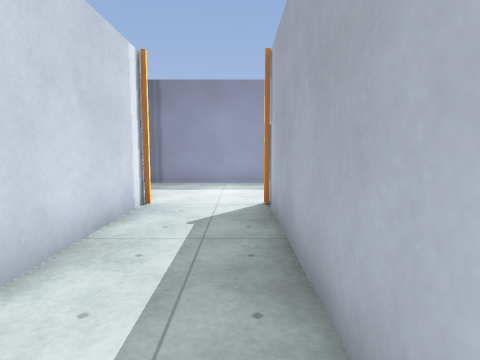
view 1 (above)

17 first-person views from a walk through a level from a Godot 3-D game. The camera is 1.2 m above the floor, tilts 6° down and sees 75° across. Doors that lead somewhere are drawn open, without their leaves. The floor is counted in squares, 1 m on a side. Each view is taken from the middle of a square. On the plan, view 1 faces up. The plan holds only what a view shows up to about 13 squares ahead; the rest is blank. Characters and animated objects are not drawn. Surface patterns are stand-ins for the level's own textures.

view 2
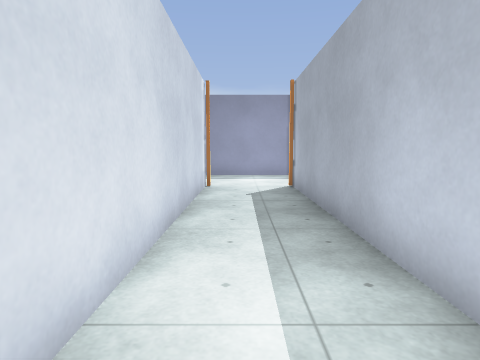

view 3
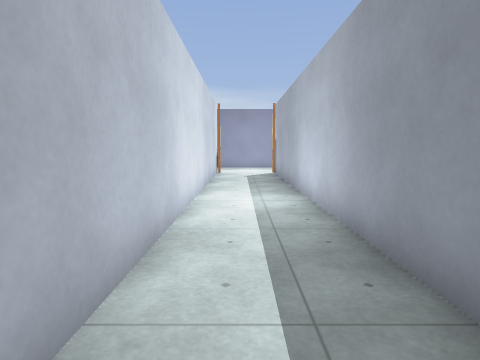

view 4
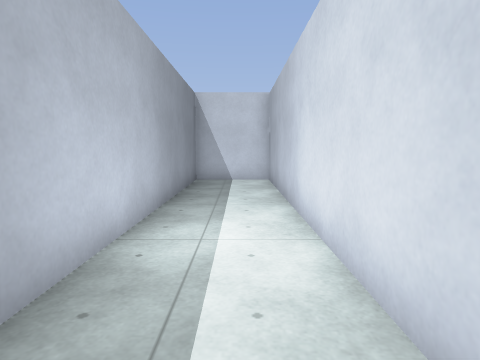

view 5
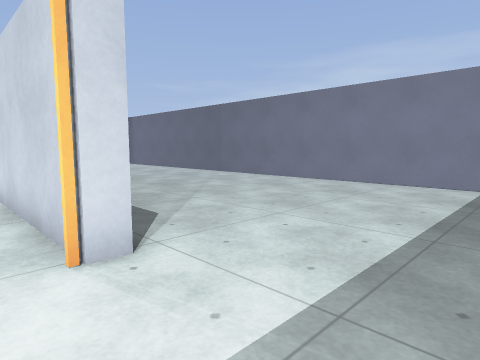

view 6
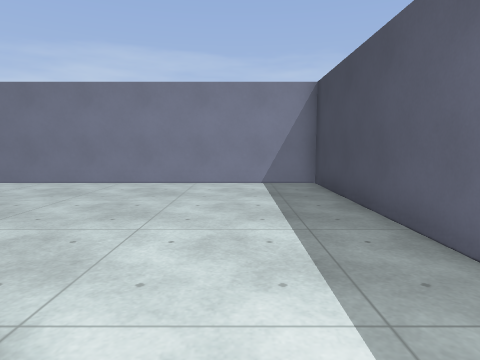

view 7
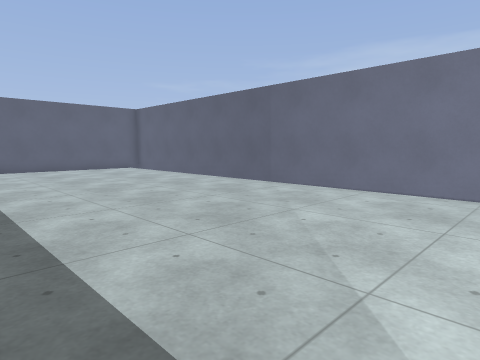

view 8
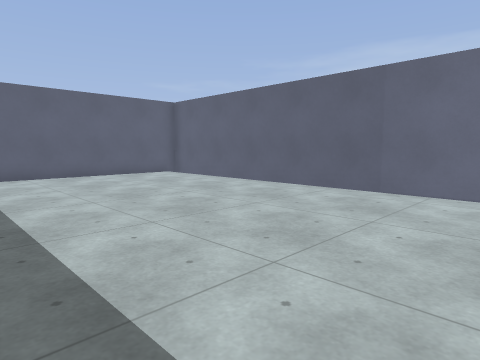

view 9
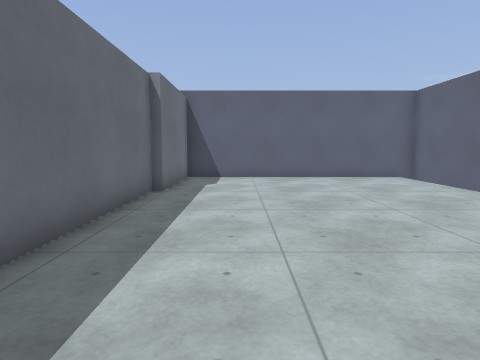

view 10
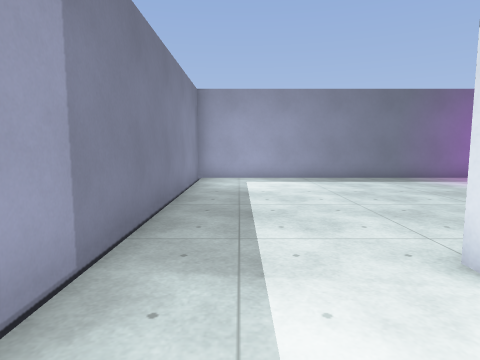

view 11
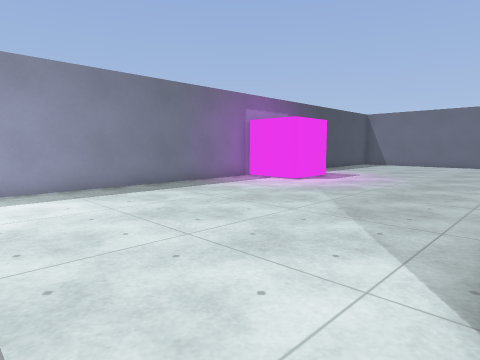

view 12
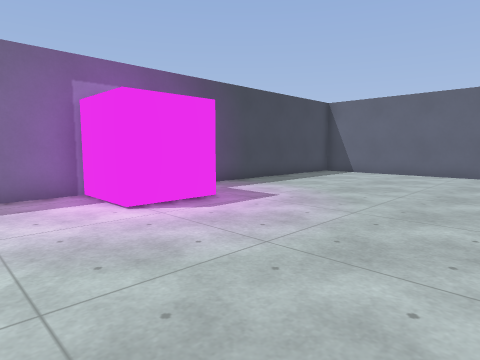

view 13
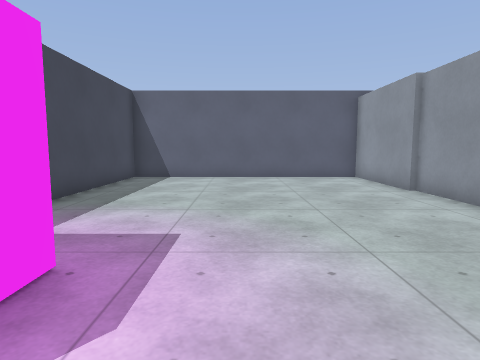

view 14
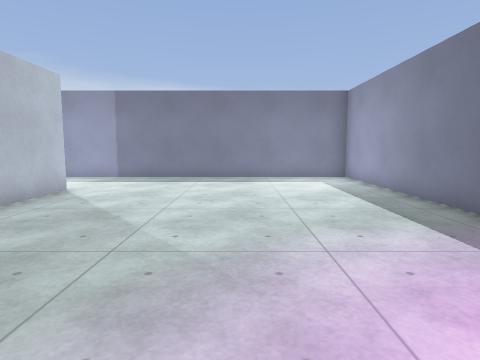

view 15
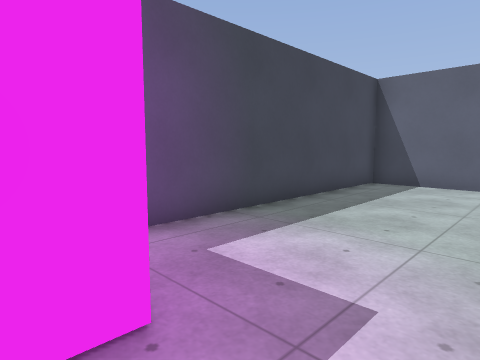

view 16
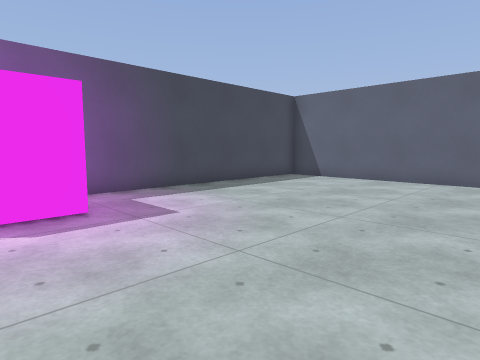

view 17
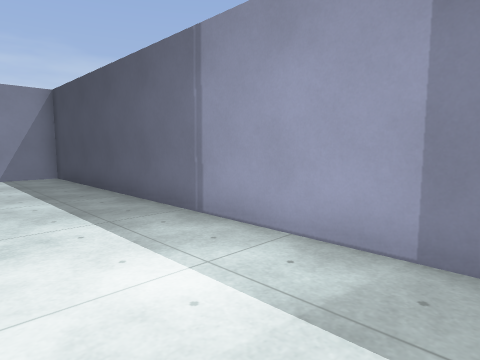

### Floor plan
Points are (right, up) in squares from view 1. A wall is a line through its corners. A room is listed if a view was taken in it or the views show most of it. See-through windows are left out.
Room 1 (views 1, 2, 3, 4)
walls: (-2.1, 6.7) (-2.1, -8.6) (0.6, -8.6) (0.6, 6.8)
ways out: open door at (-1, 7) to room 2
Room 2 (views 5, 6, 7, 8, 9, 10, 17)
walls: (-2.6, 6.7) (-2.1, 6.7); (1.4, 10.7) (-12, 10.7) (-12, -12.7) (-2.9, -12.7) (-2.9, -8.6) (-2.6, -8.6) (-2.6, -3)
ways out: open door at (-1, 7) to room 1; opening at (1, 8.5) to room 3
Room 3 (views 11, 12, 13, 14, 15, 16)
walls: (7.8, -3) (7.8, -0.7) (10.3, -0.7) (10.3, 10.7) (1.4, 10.7); (1.1, -6.2) (1.1, -8.6); (1.3, -8.5) (1.3, -12.7) (10.3, -12.7) (10.3, -3.8); (1.1, 6.8) (1.1, 4.2)
ways out: opening at (1, 8.5) to room 2

Where each view was taken, in squares from view 1:
view 1: 0 up, 0 right, facing up
view 2: 3 down, 1 left, facing up
view 3: 8 down, 1 left, facing up
view 4: 3 up, 1 left, facing down
view 5: 10 up, 1 left, facing down-left
view 6: 8 up, 1 left, facing left
view 7: 5 up, 3 left, facing down-left
view 8: 1 up, 3 left, facing down-left
view 9: 0 up, 5 left, facing down
view 10: 9 up, 2 left, facing right
view 11: 9 up, 1 right, facing down-right
view 12: 2 up, 2 right, facing down-right
view 13: 0 up, 6 right, facing down
view 14: 2 down, 6 right, facing up
view 15: 2 down, 6 right, facing down-right
view 16: 1 down, 2 right, facing down-right
view 17: 7 up, 2 right, facing up-left
